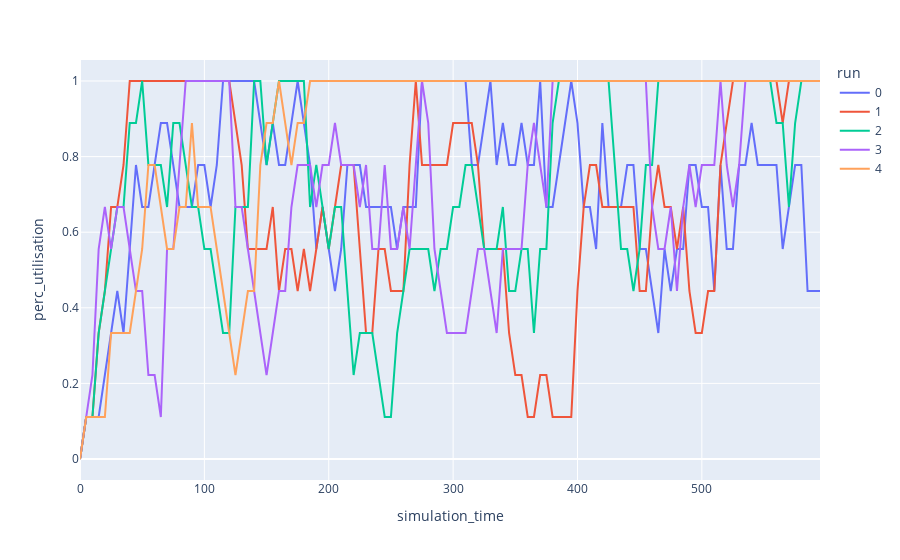
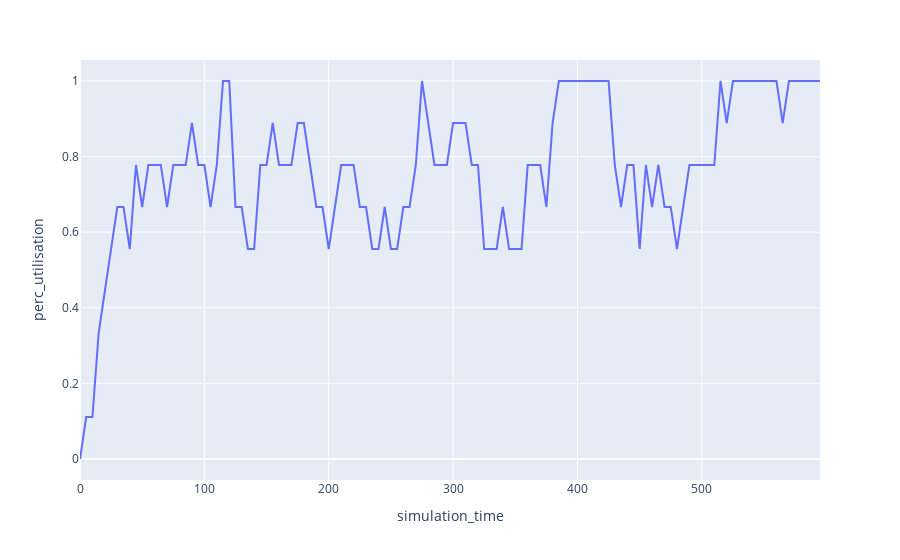

The cell these charts' notebook holds for them, in order:
### Code cell
# Run a single trial
single_trial = Trial(param=Defaults())
single_trial.run_trial()

# Preview results
display(single_trial.patient_results_df)
display(single_trial.trial_results_df)
display(single_trial.interval_audit_df)

# Plot interval audit utilisation
fig = px.line(single_trial.interval_audit_df,
              x='simulation_time', y='perc_utilisation', color='run')
fig.show()

# Calculate and plot median utilisation
interval_audits_median = (single_trial
                          .interval_audit_df
                          .drop('resource_name', axis=1)
                          .groupby('simulation_time')
                          .median()
                          .reset_index())
fig = px.line(interval_audits_median,
              x='simulation_time',
              y='perc_utilisation')
fig.show()
